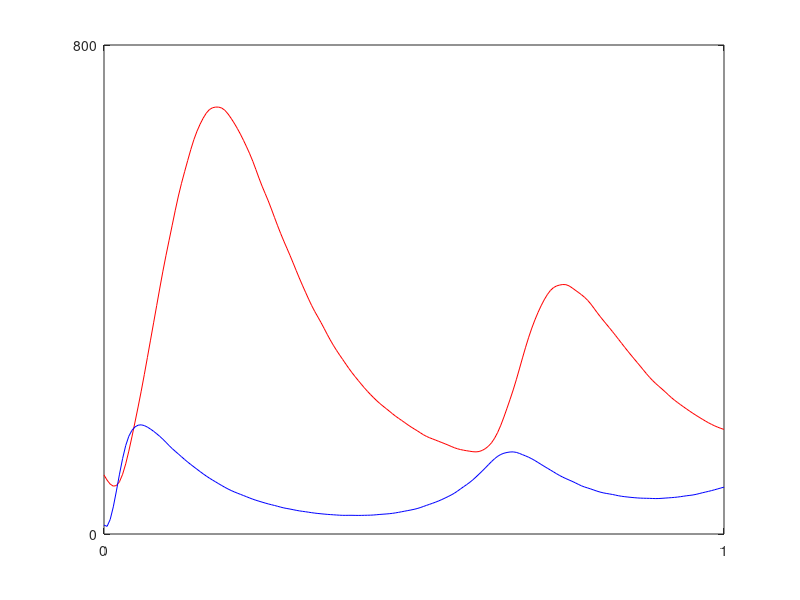
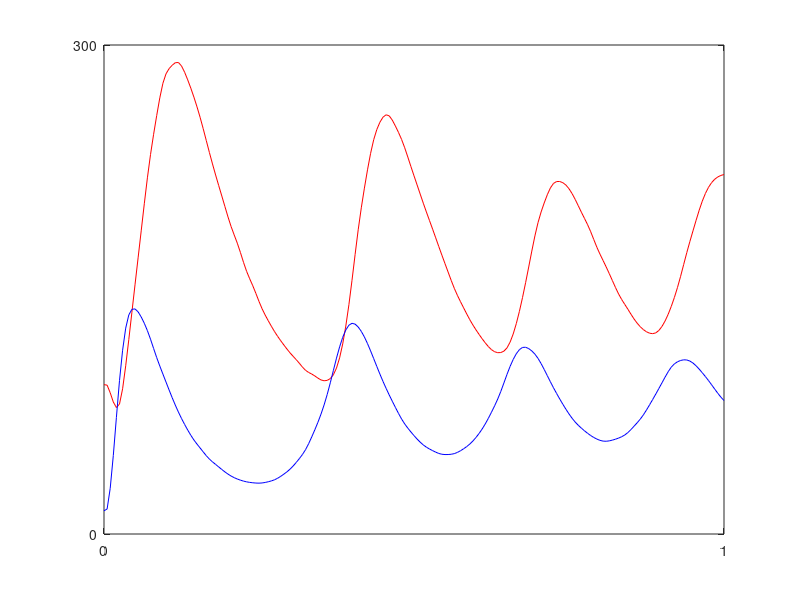
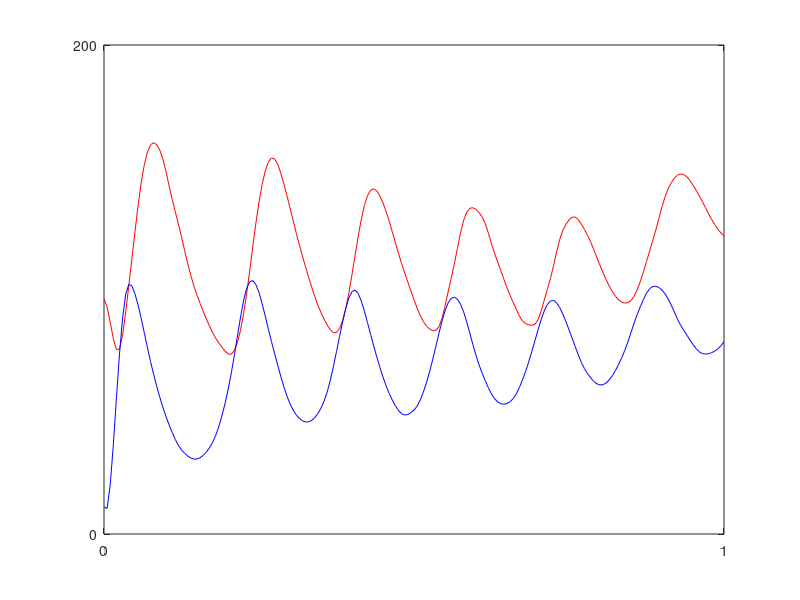
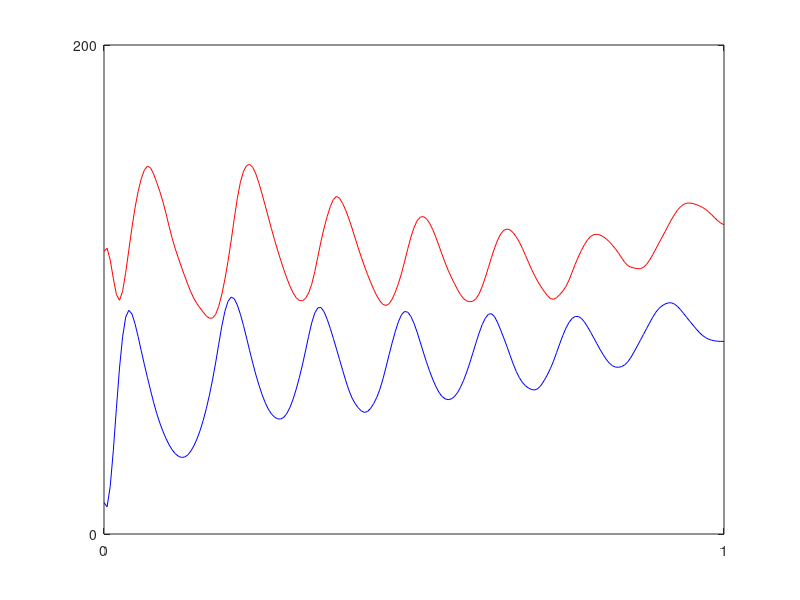

Write the MATLAB code that produced these figures, in order.
clc;
clear;
close all;

%% load data
load('data_genetic_oscillator.mat')

%% parameters
num_data = 8;
num_component = 2;

%% spline fit
t_fit = linspace(0,1,201).';
time_interval = 1/200;
data_spline = zeros(length(t_fit),num_component,num_data);
for i = 1:num_data
    y_tmp = reshape(data_total(:,:,i),[num_component, length(time)]);
    y_tmp = y_tmp .';
    
    
    y_int = zeros(length(t_fit),num_component);
    for j = 1:2
        y_int(:,j) = spline(time, y_tmp(:,j), t_fit);
    end 
    data_spline(:,:,i) = y_int;
end
%% plot
figure(1)
idx = 1;
y_tmp = reshape(data_spline(:,:,idx), [length(t_fit),num_component]);
plot(t_fit, y_tmp(:,1), 'r')
hold on
plot(t_fit, y_tmp(:,2), 'b')
xlim([0,1])
ylim([0,800])
xticks([0,1])
yticks([0,800])

figure(2)
idx = 2;
y_tmp = reshape(data_spline(:,:,idx), [length(t_fit),num_component]);
plot(t_fit, y_tmp(:,1), 'r')
hold on
plot(t_fit, y_tmp(:,2), 'b')
xlim([0,1])
ylim([0,300])
xticks([0,1])
yticks([0,300])

figure(3)
idx = 3;
y_tmp = reshape(data_spline(:,:,idx), [length(t_fit),num_component]);
plot(t_fit, y_tmp(:,1), 'r')
hold on
plot(t_fit, y_tmp(:,2), 'b')
xlim([0,1])
ylim([0,200])
xticks([0,1])
yticks([0,200])

figure(4)
idx = 4;
y_tmp = reshape(data_spline(:,:,idx), [length(t_fit),num_component]);
plot(t_fit, y_tmp(:,1), 'r')
hold on
plot(t_fit, y_tmp(:,2), 'b')
xlim([0,1])
ylim([0,200])
xticks([0,1])
yticks([0,200])

figure(5)

scatter([1,2,3], [0.5796, 0.5306, 0.0667])
xlim([0.5,3.5])
ylim([0,0.6])
xticks([1:3])
yticks([0,0.6])
axis square

